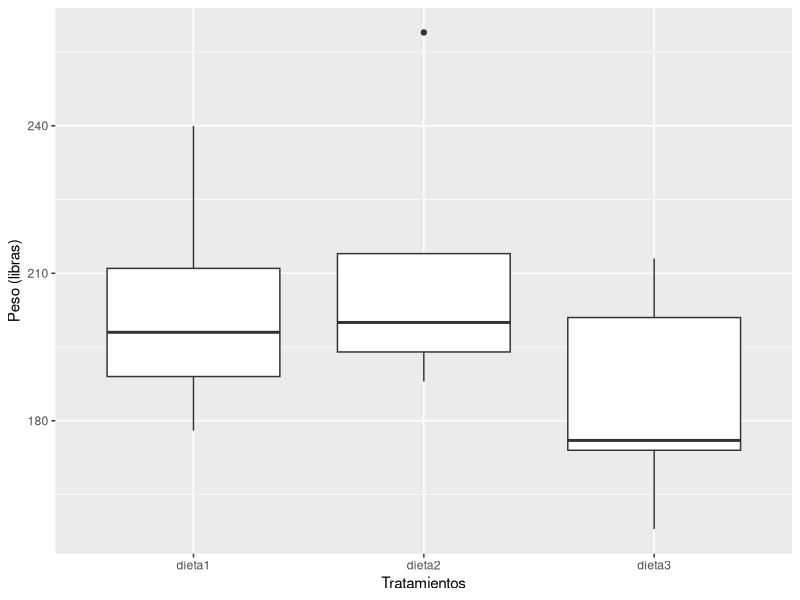
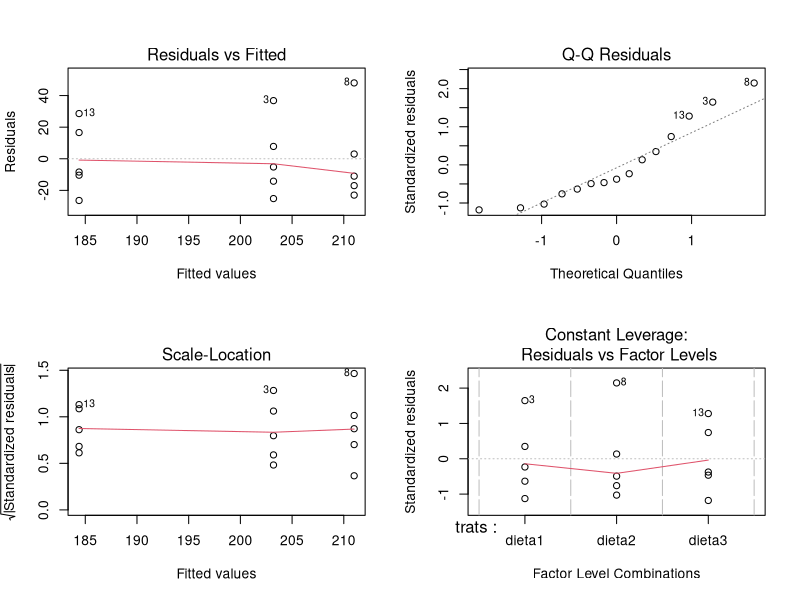
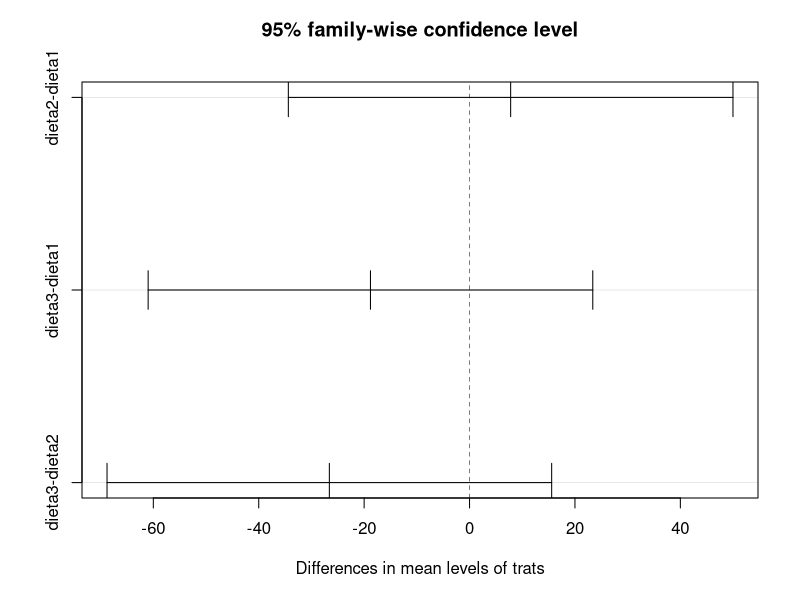
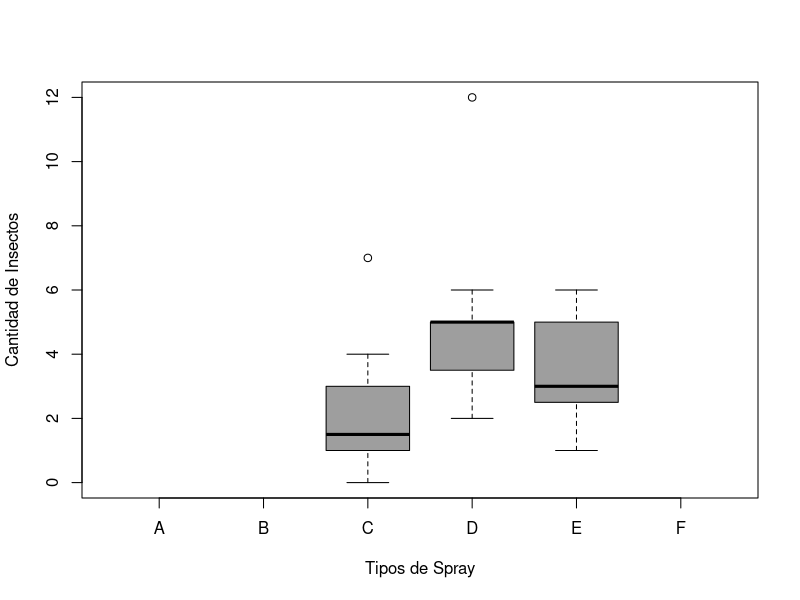
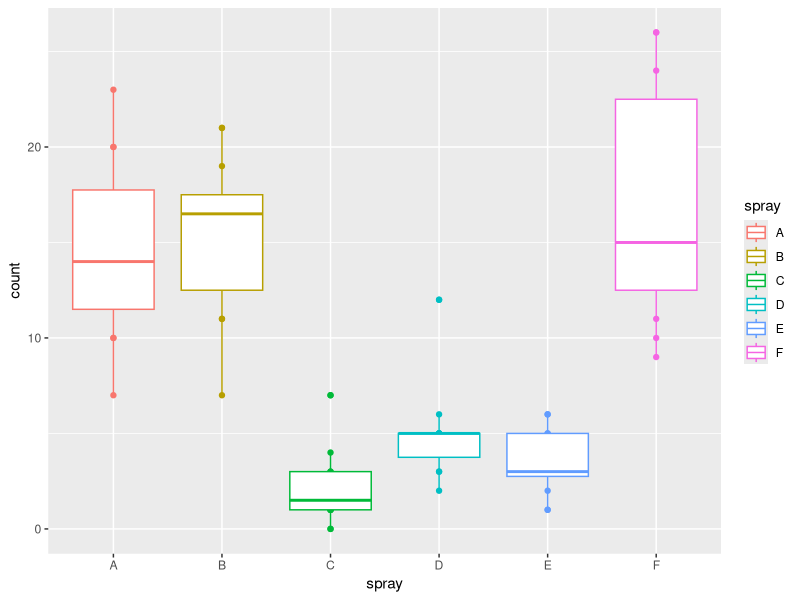

Write the R code that produced these figures, in order. (Note: this script raises an error after producing the figures.)
######################################################
# TALLER DE ESTADISTICA PARA CIENCIA DE DATOS ########
# PROFESOR : ANDRÉ CHÁVEZ - JOSE CARDENAS
######################################################
############################################
# ANÁLISIS DE VARIANZA : ANOVA #############
############################################


#Los Análisis de Varianza (ANDEVA o ANOVA) permiten evidenciar la influencia de un determinado factor o grupo de 
#factores (variables nominales) sobre una variable respuesta (variable continua). Para ello, se comparan efectos 
#que las distintas dosis o niveles del factor producen en la respuesta.

# PRUEBAS PARAMETRICAS

#Para realizar un ANOVA con prueba F (de Fischer) se debe cumplir algunos supuestos fundamentales tales como:
        
#Aleatoriedad (dependiendo del Modelo)
#Homogeneidad de los residuos
#Normalidad de los residuos

#El ANOVA descompone la variabilidad de la variable de respuesta entre los diferentes factores. Dependiendo del tipo 
#de análisis, puede ser importante determinar: 
# (a) los factores que tienen un efecto significativo sobre la respuesta, 
# (b) la cantidad de la variabilidad en la variable de respuesta es atribuible a cada factor.

################
# Ejemplo 01####
################

#Introducimos nuestros datos
dieta1<-c(198,211,240,189,178)
dieta2<-c(214,200,259,194,188)
dieta3<-c(174,176,213,201,158)


#Agrupamos las dietas a un solo vector
dietas<- c(dieta1,dieta2,dieta3)
dietas

#Distribuimos los valores, segun los tratamientos
trats <- gl(3,5,label=c("dieta1","dieta2","dieta3")) #3 tratamientos, 5 valores que corresponden a la variabnle del "peso" de la dieta.
length(trats)==length(dietas) #verificamos que tanto los facores como variables dependientes sean del mismo tamaño.

is.numeric(trats)
is.factor(trats) #Confirmamos si tratamientos es un factor

anova1 <- aov(dietas~trats) #Aplicamos el ANOVA PARAMETRICO
summary(anova1) #Nos brinda un resumen del ANOVA

#para este grafica, se requiere los datos en un data.frame. Además, me permite renombrar los ejes. 
di<-data.frame(dietas, trats)
library(ggplot2)
windows()
p <- ggplot(di, aes(factor(trats), dietas))
p +scale_y_continuous(name = "Peso (libras)") + scale_x_discrete(name="Tratamientos")+ geom_boxplot()


# Supuestos en el ANOVA
windows()
par(mfrow=c(2,2)) #Particiona mi ventana grafica
plot(anova1) #Contrasta los supuestos del ANOVA, de forma grafica


# SUPUESTOS DEL  ANOVA

#NORMALIDAD DE LOS RESIDUALES O RESIDUOS

reg<-lm(dietas~trats) #permite obtener el modelo de regresión lineal
residuos<-residuals(reg) #Estima los residuos
shapiro.test(residuos) 


#HOMOGENEIDAD DE LAS VARIANZAS

## Bartlett Test de Homogeneidad de Varianzas
bartlett.test(dietas~trats)

# Otra prueba de Homogeneidad de Varianzas
# Figner-Killeen Test of Homogeneity of Variances, para datos no paramétricos
fligner.test(dietas~trats)


## Levene Test de Homogeneidad de Varianzas
library(car)
leveneTest(dietas~trats)


# TEST POST - HOC

TukeyHSD(anova1) #Calcula la prueba de Tukey

windows()
plot(TukeyHSD(anova1)) #Genera un plot para Tukey


# ANOVA NO PARAMETRICO

# Cuando no cumple con algún supuesto anterior. Aunque se recomienda utilizar la Prueba de Kruskall-Wallis.
#cuando las varianzas son homogéneas.

kruskal.test(dietas~trats)

###################
# Ejemplo 02#######
###################

data(InsectSprays)
attach(InsectSprays)
str(InsectSprays) #Permite ver las características de las variables

InsectSprays2 <- 
        InsectSprays[(InsectSprays$spray=="C"|
                      InsectSprays$spray=="D"|
                      InsectSprays$spray=="E"),]
str(InsectSprays2)
tapply(count, spray, mean) #Permite ver la media de los factores (Tratamientos)

tapply(count, spray, sd) #Permite ver la desviación estándar de los factores

tapply(count, spray, length) #Permite ver la cantidad de datos.

library(ggplot2)
windows()
boxplot(count ~ spray, data=InsectSprays2, col="16", xlab="Tipos de Spray", ylab="Cantidad de Insectos")

# El mismo grafico pero con diseño
windows()
ggplot(InsectSprays,aes(spray, count, colour = spray ))+geom_point() + geom_boxplot()

# Realizamos el Analisis de ANOVA

andeva3<-aov(count~spray, data=InsectSprays2)
summary(andeva3)

# COMPARACIONES POST HOC

# Cuando tenemos sospecha de un posible resultado del análisis, es decir que entre grupos esperamos encontrar 
# diferencias.

# Ejm: cuando en un experimento hay un grupo control, a otro se le aplica un medicamento y otro grupo se le suministra 
# mayor cantidad de un medicamento experimental. Posiblemente sospechemos que vamos a tener resultados diferentes 
# (esto es lo que se entiende en el diseño de muestreo como un Experimento Planeado


TukeyHSD(andeva3)

# Graficamos las diferencias entre los distintos niveles de Spray
windows()
plot(TukeyHSD(andeva2),  cex.axis=.7)

# Comprobamos los supuestos del modelo de ANOVA
windows()
par(mfrow=c(2,2)) #Particiona mi ventana grafica
plot(andeva2)

# Normalidad
shapiro.test(residuals(andeva2))


# Homogeneidad de Varianzas
#Homogeneidad de varianzas
library(car)
leveneTest(andeva2)

### FIN ####





